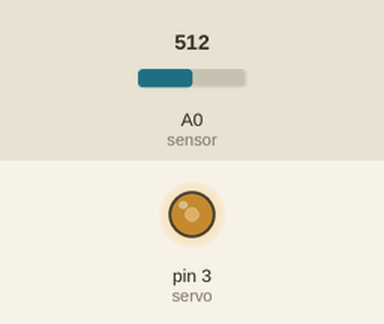
Recording of a sketch running on a simulated Arduino Uno, built with avr-gcc and run on an emulated ATmega328P. Parts: output pins drawn as LEDs (lit = HIGH). Inputs (shaded band) come from the test bench; at power-on: A0 (sensor) = 512.

Above: at 1.2 s.
1.3 s: A0 (sensor) set to 716
At 2.3 s:
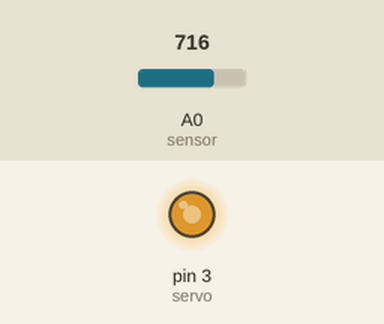
2.8 s: A0 (sensor) set to 900
At 3.9 s:
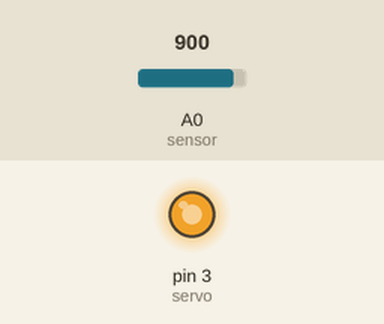
4.3 s: A0 (sensor) set to 122
At 5.3 s:
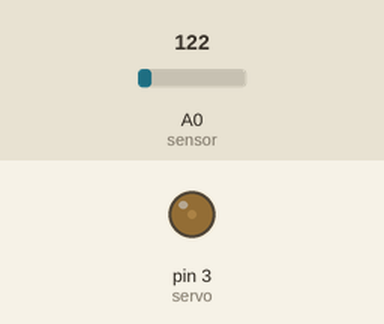
5.8 s: A0 (sensor) set to 0
At 6.8 s:
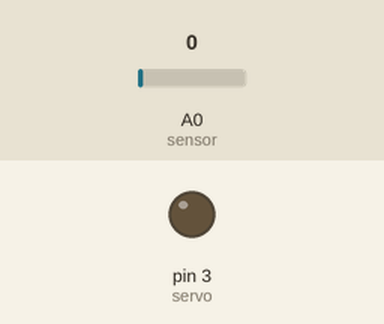
7.3 s: A0 (sensor) set to 511
At 8.3 s:
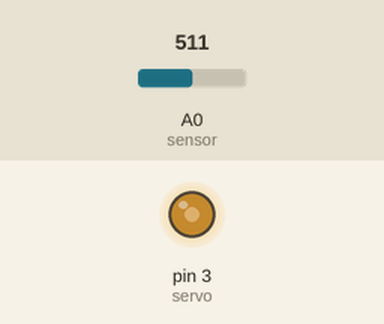
Timing chart, 0 to 9.8 s (numbered marks = the images above; inputs shaded):
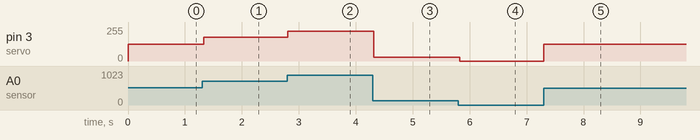

Measured:
- after the input at 1.3 s, pin 3 (servo): 127/255 → 178/255 at once
- after the input at 2.8 s, pin 3 (servo): 178/255 → 224/255 at once
- after the input at 4.3 s, pin 3 (servo): 224/255 → 30/255 at once
- after the input at 5.8 s, pin 3 (servo): 30/255 → 0/255 at once
- after the input at 7.3 s, pin 3 (servo): 0/255 → 127/255 at once

The sketch:

servo.ino
```cpp
int servo = 3;           // the pin that the LED is attached to
int sensor = A0;

// the setup routine runs once when you press reset:
void setup()  {
  // declare pin 9 to be an output:
  pinMode(servo, OUTPUT);

}

// the loop routine runs over and over again forever:
void loop()  {
  // set the brightness of pin 9:
  int pote = analogRead(sensor);
  int dutyCycle = map(pote, 0, 1024, 0, 255);

  analogWrite(servo, dutyCycle);

  delay(30);
}
```
